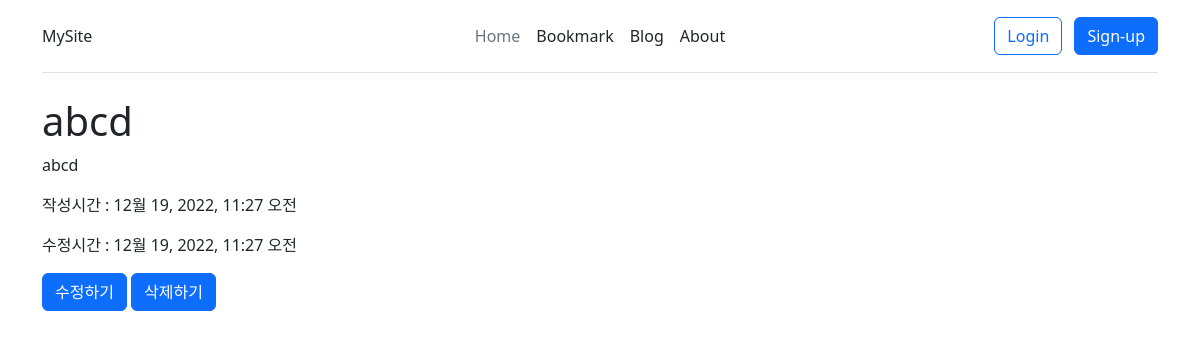
The page /blog/6/ on the database its author committed.
### blogapp/models.py (models this page shows)
class Post(models.Model):
    title = models.CharField(verbose_name='글 제목', max_length=30)
    context = models.TextField(verbose_name='글 내용')
    created_at = models.DateTimeField(verbose_name='작성시간', auto_now_add=True)
    updated_at = models.DateTimeField(verbose_name='수정시간', auto_now=True)

### blogapp/views.py (the view)
# urls.py: path('<int:pk>/',views.PostDetailView.as_view(), name='detail'),
class PostDetailView(DetailView):
    model = Post
    context_object_name = 'post'

### templates/blogapp/post_detail.html
{% extends 'base.html' %}
{% block content %}
<div class="container">
    <div class="row">
        <div class="col">
            <div class="row">
                <h1>{{ post.title }}</h1>
                <div class="col">
                    <p>{{post.context}}</p>
                <div>
                    <p>작성시간 : {{post.created_at}}</p>
                    <p>수정시간 : {{post.updated_at}}</p>
                </div>
                <a href={% url 'blogapp:update' post.id %} class="btn btn-primary">수정하기</a>
                <a href={% url 'blogapp:delete' post.id %} class="btn btn-primary">삭제하기</a>
            </div>
{% endblock %}

### rows shown on the page
Post: title "abcd", context "abcd", created_at "12월 19, 2022, 11:27 오전", updated_at "12월 19, 2022, 11:27 오전"
